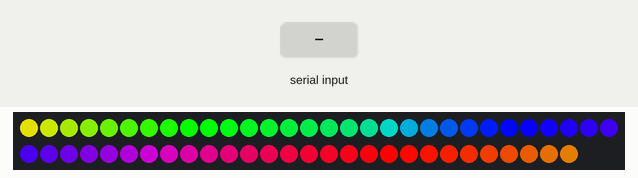
Recording of a sketch running on a simulated Arduino Uno, built with avr-gcc and run on an emulated ATmega328P. Shown: 58 RGB LEDs in strip order, left to right, continuing on the next row. The inputs (shaded band) are chosen by the test bench. Random numbers use the default seed unless the sketch sets one.

Above: at 1.9 s.
2.0 s: "b" received over Serial
3.5 s: "z" received over Serial
At 3.67 s:
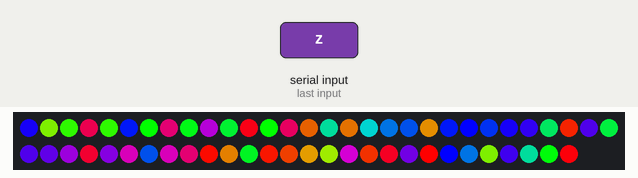
At 4.6 s:
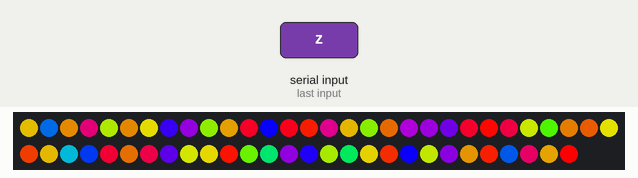
6.5 s: "d" received over Serial
At 6.74 s:
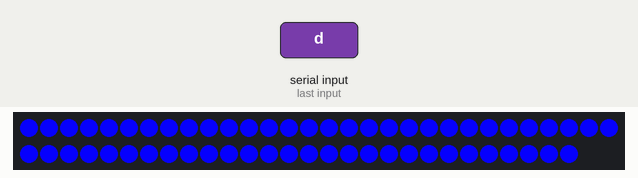
Timing chart, 0 to 9.5 s (numbered marks = the images above; inputs shaded):
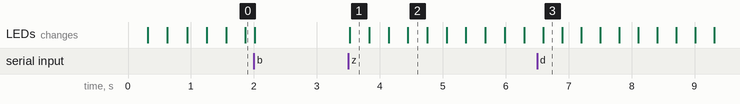

Measured:
- after the input at 3.5 s, the LEDs: change at once (image 1)

The sketch:

rgb-mousepad.ino
```cpp
#include "FastLED.h"

#define PIN 4
#define NUM_LEDS 58
#define updateLEDS 16

CRGBArray<NUM_LEDS> leds;
uint8_t hue[NUM_LEDS];

char ch = -1;

int brightness = 255;

void setup() {
  Serial.begin(9600);
  FastLED.addLeds<NEOPIXEL, PIN>(leds, NUM_LEDS);
  for (int i = 0; i < NUM_LEDS; i++) {
    hue[i] = 255 / NUM_LEDS * i;
  }
  startup();
}

void loop() {
  if (Serial.available()) {
    ch = Serial.read();
  }

  switch (int(ch)) {
    case 0:
      lightsOff();
      break;
    case 1:
      changeBrightness(int(0.1 * 255));
      break;
    case 2:
      changeBrightness(int(0.2 * 255));
      break;
    case 3:
      changeBrightness(int(0.3 * 255));
      break;
    case 4:
      changeBrightness(int(0.4 * 255));
      break;
    case 5:
      changeBrightness(int(0.5 * 255));
      break;
    case 6:
      changeBrightness(int(0.6 * 255));
      break;
    case 7:
      changeBrightness(int(0.7 * 255));
      break;
    case 8:
      changeBrightness(int(0.8 * 255));
      break;
    case 9:
      changeBrightness(int(0.9 * 255));
      break;
    default:
      break;
  }

  switch (ch) {
    case 'a':
      rainbow();
      break;
    case 'b':
      staticColors();
      break;
    case 'c':
      reverseRainbow();
      break;
    case 'd':
      pulse();
      break;
    case 'e':
      pulseFU();
      break;
    case 's':
      startup();
      rainbow();
      break;
    case 'z':
      epilepticGlory();
      break;
    // f for full brightness
    case 'f':
      changeBrightness(255);
      break;
    default:
      rainbow();
      break;
  }

  delay(15);
}

void startup() {
  for (int i = 0; i < NUM_LEDS; i++) {
    leds[i] = CHSV(hue[i]++, 255, 255);
    FastLED.show();
    delay(10);
  }
}

void rainbow() {
  for (int i = 0; i < NUM_LEDS; i++) {
    leds[i] = CHSV(hue[i]++, 255, 255);
  }
  FastLED.show();
}

void staticColors() {
  for (int i = 0; i < NUM_LEDS; i++) {
    leds[i] = CHSV(hue[i], 255, 255);
  }
  FastLED.show();
}

void reverseRainbow() {
  for (int i = NUM_LEDS - 1; i >= 0; i--) {
    leds[i] = CHSV(hue[i]--, 255, 255);
  }
  FastLED.show();
}

void epilepticGlory() {
  for (int i = 0; i < NUM_LEDS; i++) {
    leds[random(0, NUM_LEDS)] = CHSV(hue[i]++, 255, 255);
  }
  FastLED.show();
}

void lightsOff() {
  for (int i = 0; i < NUM_LEDS; i++) {
    leds[i] = CHSV(0, 0, 0);
    FastLED.show();
    delay(10);
  }
}

void pulse() {
  for ( int colorStep = 0; colorStep < 256; colorStep++ ) {
    int r = colorStep;  // Redness starts at zero and goes up to full
    int b = 255 - colorStep; // Blue starts at full and goes down to zero
    int g = 0;              // No green needed to go from blue to red
    for (int x = 0; x < NUM_LEDS; x++) {
      leds[x] = CRGB(r, g, b);
    }
    FastLED.show();
    delay(10);
  }
  for ( int colorStep = 255; colorStep > 0; colorStep-- ) {
    int r = colorStep;  // Redness starts at zero and goes up to full
    int b = 255 - colorStep; // Blue starts at full and goes down to zero
    int g = 0;              // No green needed to go from blue to red
    for (int x = 0; x < NUM_LEDS; x++) {
      leds[x] = CRGB(r, g, b);
    }
    FastLED.show();
    delay(10);
  }
}

void pulseFU() {
  for ( int colorStep = 120; colorStep < 256; colorStep++ ) {
    int r = 46;  // Redness starts at zero and goes up to full
    int b = 255; // Blue starts at full and goes down to zero
    int g = colorStep;              // No green needed to go from blue to red
    for (int x = 0; x < NUM_LEDS; x++) {
      leds[x] = CHSV(r, g, b);
    }
    FastLED.show();
    delay(10);
  }
  for ( int colorStep = 255; colorStep > 119; colorStep-- ) {
    int r = 46;  // Redness starts at zero and goes up to full
    int b = 255; // Blue starts at full and goes down to zero
    int g = colorStep;              // No green needed to go from blue to red
    for (int x = 0; x < NUM_LEDS; x++) {
      leds[x] = CHSV(r, g, b);
    }
    FastLED.show();
    delay(10);
  }
}

void changeBrightness(int brightnessInput) {
  brightness = brightnessInput;
}
```
